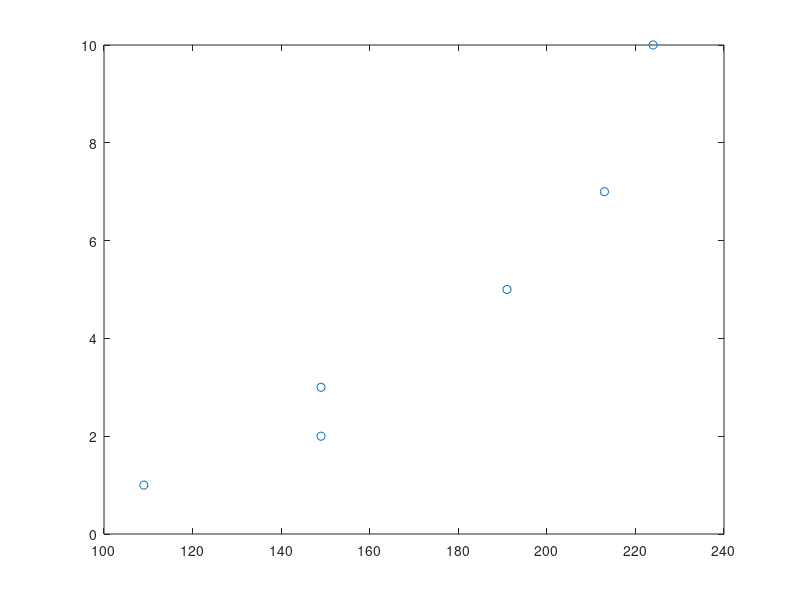

Here is the MATLAB script that generated this plot:
% Project 8.3.9
% Develop a model for the following data set
% BoxBODEM.dat

load BoxBODEM.dat;
x = BoxBODEM(:,1);
y = BoxBODEM(:,2);
plot(x, y, 'o');